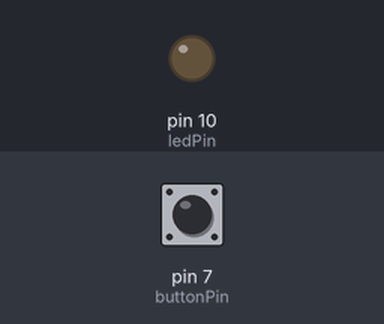
Simulated run of this sketch. Board: Arduino Uno, built with avr-gcc and run on an emulated ATmega328P. Shown: output pins drawn as LEDs (lit = HIGH). Inputs (shaded band) come from the test bench; at power-on: pin 7 (buttonPin) LOW. EEPROM starts erased.

Above: at 1.2 s.
1.3 s: pin 7 (buttonPin) pulled HIGH for 0.15 s
At 1.8 s:
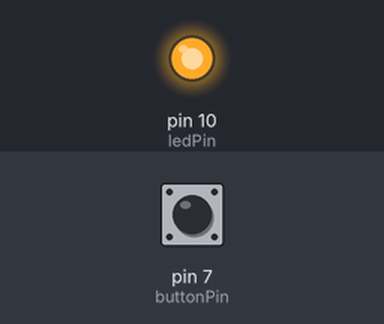
2.9 s: pin 7 (buttonPin) pulled HIGH for 1 s
At 4.3 s:
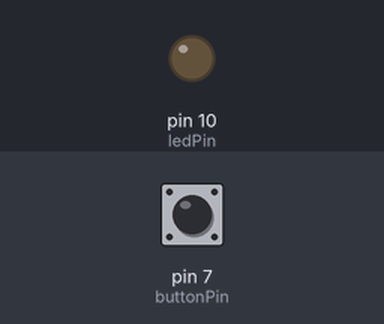
5.4 s: pin 7 (buttonPin) pulled HIGH for 3.2 s
At 9.1 s:
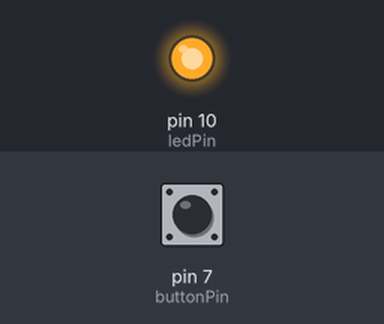
Timing chart, 0 to 10.6 s (numbered marks = the images above; inputs shaded):
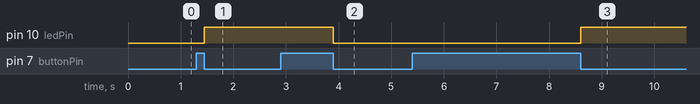

Measured:
- after the input at 1.3 s, pin 10 (ledPin): LOW → HIGH after 0.15 s
- after the input at 2.9 s, pin 10 (ledPin): HIGH → LOW after 1.0 s
- after the input at 5.4 s, pin 10 (ledPin): LOW → HIGH after 3.2 s

The sketch:

LED_Button_EEPROM.ino
```cpp
#include<EEPROM.h>
const int buttonPin = 7;     // the number of the pushbutton pin
const int ledPin =  10;      // the number of the LED pin
int ledAddr=10;
// variables will change:
int LedState = 0;         // variable for storing LED status

void setup() {
  // initialize the LED pin as an output:
  pinMode(ledPin, OUTPUT);
  // initialize the pushbutton pin as an input:
  pinMode(buttonPin, INPUT);
  LedState = EEPROM.read(ledAddr);
}

void loop() {
  // if the button is pressed or ButtonPin is HIGH
//  // check the LedState and reverse the state
  if ( digitalRead(buttonPin) == HIGH ){
      if (LedState == 1 )LedState = 0;
      else LedState = 1;
      while(digitalRead(buttonPin)==HIGH){}// till the button is release wait here;
      EEPROM.write(ledAddr, LedState);
  }
//
//  // write the current state of LED using digitalWrite
     if (LedState==0)digitalWrite(ledPin, LOW);
     if (LedState==1)digitalWrite(ledPin, HIGH);
}
```
